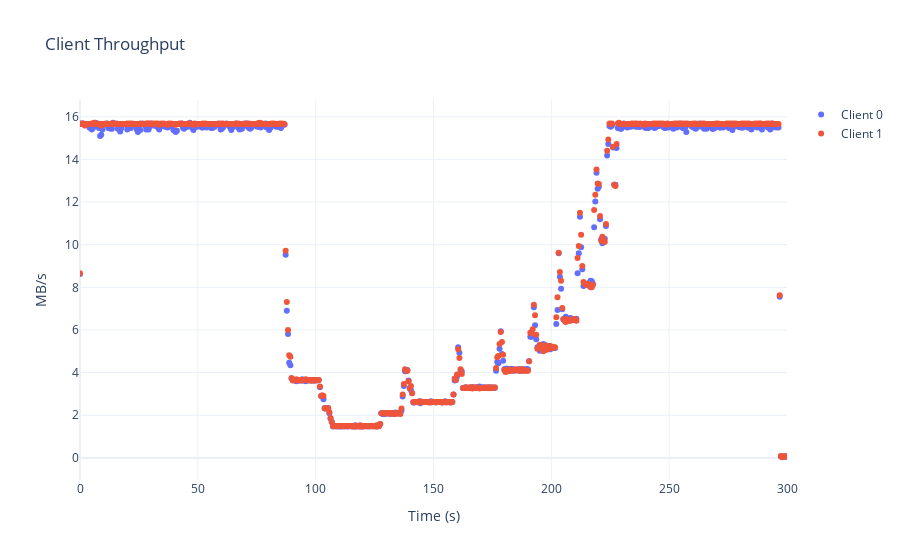
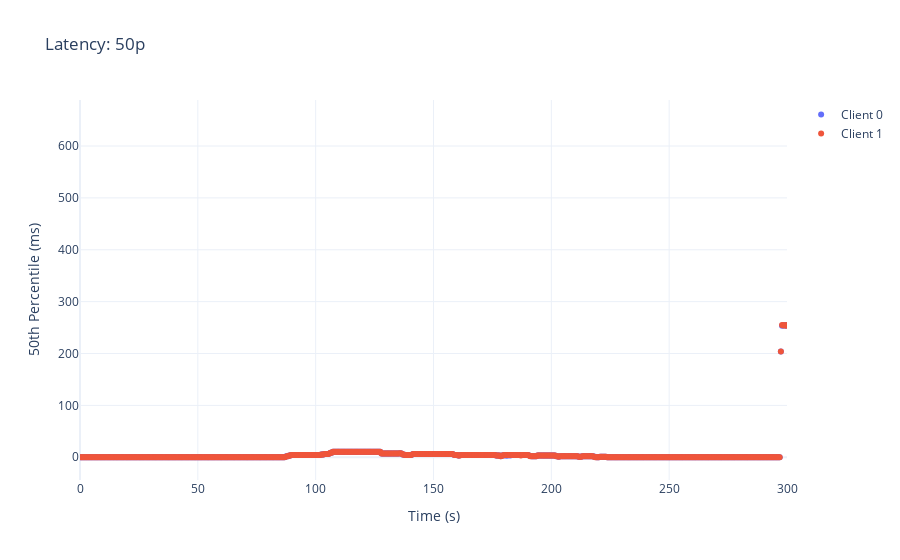
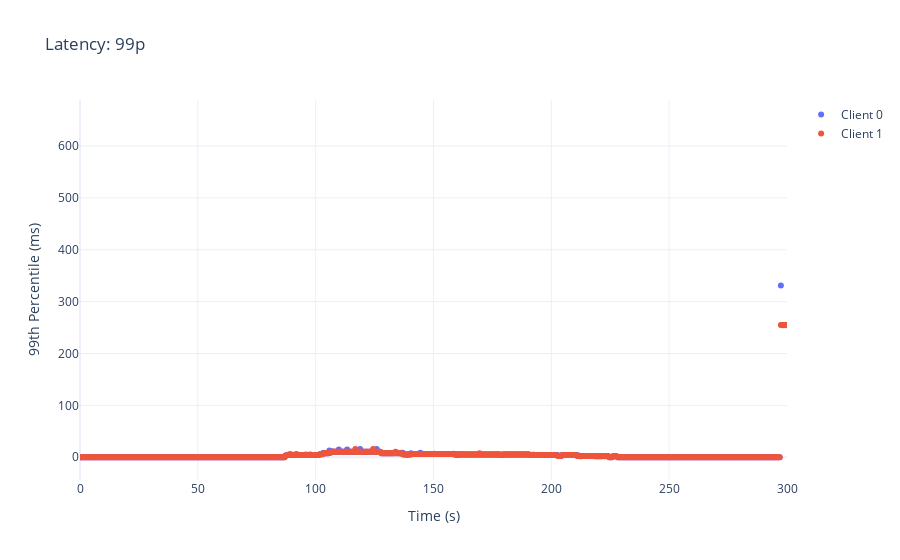
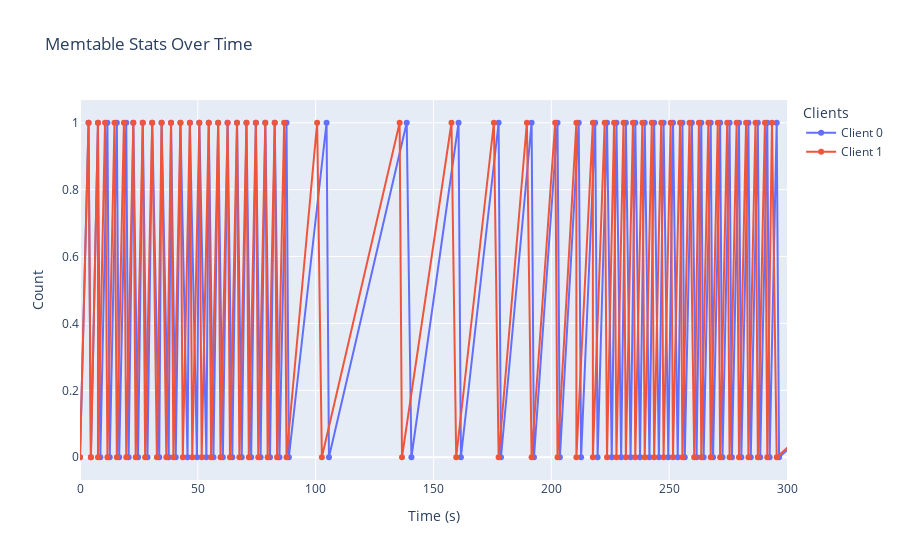

Notebook source saved alongside these figures, in order:
### Code cell
import time 
from plotly.subplots import make_subplots
import plotly.graph_objects as go

def generate_plots(xlim, output_file):
  start_time_s = plot_client_results(output_file, xlim)
  plot_memtable_stats(output_file, start_time_s, xlim)
  _, axs = plt.subplots(10, 1, figsize=(12, 60))
  plt.subplots_adjust(hspace=0.4)
  plot_rocksdb_events(output_file, axs, start_time_s, xlim, (0,0))

  start_time_shift = 0
  plot_overall_tputs(output_file, axs, start_time_shift, xlim, (2,0))
  plot_overall_iops(output_file, axs, start_time_shift, xlim, (3,0))
  plot_io_waittimes(output_file, axs, start_time_shift, xlim, (4,0))
  plot_io_reqsize(output_file, axs, start_time_shift, xlim, (5,0))
  plot_cpu_util(output_file, axs, start_time_shift, xlim, (5,0))

  # plot_level_stats(output_file, axs, (10, 0))
  plot_rsched_stats(output_file, axs, start_time_s, xlim, (7, 8, 9))
  axs[0].remove()
  axs[1].set_visible(False)
  axs[2].set_visible(False)
  plt.show()

xlim = (0, 280)
output_file = "results/timeseries_" + str(int(time.time())) + ".txt"
generate_plots(xlim, output_file)

### Figure 1 — Plotly figure (JSON) as saved in the notebook; plotly's stock layout.template omitted (floating-point values rounded to 4 significant figures; data arrays with more than 128 entries replaced by an {"elided": "..."} marker saying what was removed)
{"data": [{"marker": {"size": 6}, "mode": "markers", "name": "Client 0", "type": "scatter", "x": {"elided": "5123 float values"}, "y": {"elided": "5123 float values"}}, {"marker": {"size": 6}, "mode": "markers", "name": "Client 1", "type": "scatter", "x": {"elided": "5123 float values"}, "y": {"elided": "5123 float values"}}], "layout": {"title": {"text": "Client Throughput"}, "xaxis": {"range": [0, 300], "title": {"text": "Time (s)"}}, "yaxis": {"title": {"text": "MB/s"}}}}

### Figure 2 — Plotly figure (JSON) as saved in the notebook; plotly's stock layout.template omitted (floating-point values rounded to 4 significant figures; data arrays with more than 128 entries replaced by an {"elided": "..."} marker saying what was removed)
{"data": [{"marker": {"size": 6}, "mode": "markers", "name": "Client 0", "type": "scatter", "x": {"elided": "5123 float values"}, "y": {"elided": "5123 float values"}}, {"marker": {"size": 6}, "mode": "markers", "name": "Client 1", "type": "scatter", "x": {"elided": "5123 float values"}, "y": {"elided": "5123 float values"}}], "layout": {"title": {"text": "Latency: 50p"}, "xaxis": {"range": [0, 300], "title": {"text": "Time (s)"}}, "yaxis": {"title": {"text": "50th Percentile (ms)"}}}}

### Figure 3 — Plotly figure (JSON) as saved in the notebook; plotly's stock layout.template omitted (floating-point values rounded to 4 significant figures; data arrays with more than 128 entries replaced by an {"elided": "..."} marker saying what was removed)
{"data": [{"marker": {"size": 6}, "mode": "markers", "name": "Client 0", "type": "scatter", "x": {"elided": "5123 float values"}, "y": {"elided": "5123 float values"}}, {"marker": {"size": 6}, "mode": "markers", "name": "Client 1", "type": "scatter", "x": {"elided": "5123 float values"}, "y": {"elided": "5123 float values"}}], "layout": {"title": {"text": "Latency: 99p"}, "xaxis": {"range": [0, 300], "title": {"text": "Time (s)"}}, "yaxis": {"title": {"text": "99th Percentile (ms)"}}}}

### Figure 4 — Plotly figure (JSON) as saved in the notebook; plotly's stock layout.template omitted (floating-point values rounded to 4 significant figures; data arrays with more than 128 entries replaced by an {"elided": "..."} marker saying what was removed)
{"data": [{"mode": "lines+markers", "name": "Client 0", "type": "scatter", "x": {"elided": "419 float values"}, "y": {"elided": "419 int values"}}, {"mode": "lines+markers", "name": "Client 1", "type": "scatter", "x": {"elided": "423 float values"}, "y": {"elided": "423 int values"}}], "layout": {"legend": {"title": {"text": "Clients"}}, "title": {"text": "Memtable Stats Over Time"}, "xaxis": {"range": [0, 300], "showgrid": true, "title": {"text": "Time (s)"}}, "yaxis": {"showgrid": true, "title": {"text": "Count"}}}}
